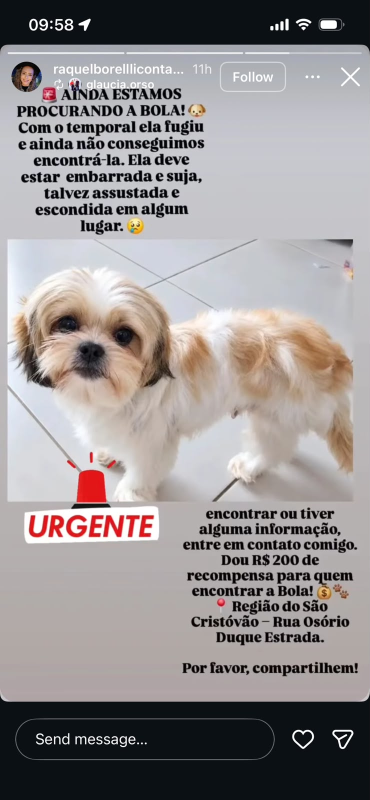
#> input picture perdidos/bola.jpeg, 739 x 1600 px (shown at 1/2 size); its folder holds 5 pictures in this run
$ python foto_bola.py
#> lines starting #> are read from the running program, lines starting #| are printed output that depends on the picture; after the words box and inside, x2 and y2 are one past the last pixel; in counts of white or black regions, pixels touching at a corner belong together
"""Prepara a foto da Bola (perdidos/bola.jpeg) para o template de desaparecidos (bola.html).

A imagem recebida é o print de um Story, com a foto original da Bola no meio (688x521 px). A foto é
mantida como está (sem recorte nem troca de fundo): só a sirene vermelha da arte, colada por cima do
piso ao lado da pata, é apagada (inpaint no piso). Depois ela é ampliada 4x com o EDSR (super-resolução
do OpenCV, fiel à foto: não inventa textura) e reduzida para 1080 px de largura.

Saída: img/bola.jpg (1080 px de largura).

Precisa de opencv-contrib num venv temporário (não está instalado globalmente):
  python -m venv /tmp/venv && /tmp/venv/bin/pip install opencv-contrib-python-headless pillow
  /tmp/venv/bin/python templates/desaparecidos/foto_bola.py
O modelo EDSR_x4.pb (38 MB) é baixado na primeira execução para ~/.cache/edsr/ (fora do projeto).
"""
import urllib.request
from pathlib import Path

import cv2
import numpy as np
from PIL import Image

ROOT = Path(__file__).resolve().parent.parent.parent
SRC = ROOT / "perdidos" / "bola.jpeg"
OUT = Path(__file__).resolve().parent / "img" / "bola.jpg"
MODEL = Path.home() / ".cache" / "edsr" / "EDSR_x4.pb"
MODEL_URL = "https://github.com/Saafke/EDSR_Tensorflow/raw/master/models/EDSR_x4.pb"

FOTO = (16, 480, 704, 1001)       # foto original dentro do print (sem o texto de cima e o "URGENTE")
SIRENE = (118, 880, 262, 1001)    # sirene vermelha colada sobre o piso (com os raios e a base preta)


def main():
    if not MODEL.exists():
        MODEL.parent.mkdir(parents=True, exist_ok=True)
        urllib.request.urlretrieve(MODEL_URL, MODEL)
#> (this line was passed over: the network is not available in this run)
    arte = np.array(Image.open(SRC).convert("RGB"))
#> arte is the input picture: shape (1600, 739, 3); mean R, G, B 149.8, 144.6, 144.9
    # recorta antes do inpaint, para ele não puxar cor do "URGENTE" vermelho logo abaixo da foto
    foto = np.ascontiguousarray(arte[FOTO[1]:FOTO[3], FOTO[0]:FOTO[2]])
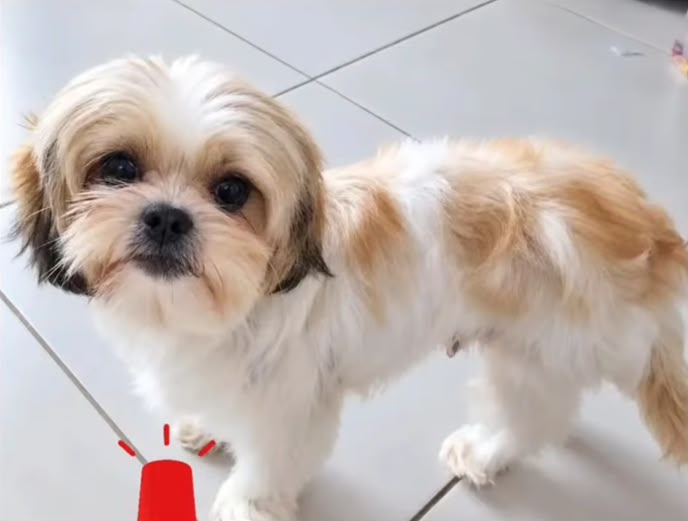
#> foto: shape (521, 688, 3); mean R, G, B 192.9, 181.4, 176.7

    # sirene: vermelho (inclusive o mais escuro da base do giroflex) + a base preta, só dentro da caixa
    x0, y0, x1, y1 = (SIRENE[0] - FOTO[0], SIRENE[1] - FOTO[1], SIRENE[2] - FOTO[0], SIRENE[3] - FOTO[1])
    r, g, b = (foto[y0:y1, x0:x1, i].astype(int) for i in range(3))
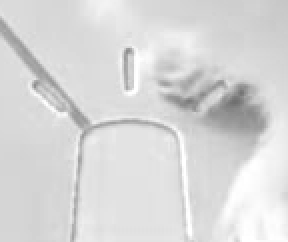
#> r: shape (121, 144) int64 (shown 2 times larger); min 111, max 255, mean 216.3
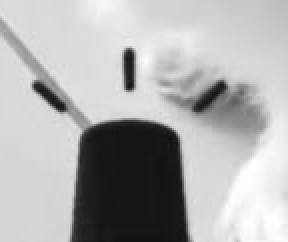
#> g: shape (121, 144) int64 (shown 2 times larger); min 14, max 255, mean 174.7
    vermelho = (r > 90) & (r > 1.6 * g) & (r > 1.6 * b)
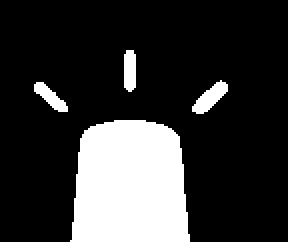
#> vermelho: shape (121, 144) bool (shown 2 times larger); 20.4% white; 4 white regions, box (x1, y1, x2, y2) and area: (35, 60, 95, 121) 3186, (96, 40, 114, 57) 147, (62, 25, 68, 46) 116, (17, 41, 34, 56) 114
    base = (r + g + b < 180) & (np.arange(SIRENE[1], SIRENE[3])[:, None] > 985)
#> base: shape (121, 144) bool; every value is 0
    mask = np.zeros(foto.shape[:2], np.uint8)
    mask[y0:y1, x0:x1] = ((vermelho | base) * 255).astype(np.uint8)
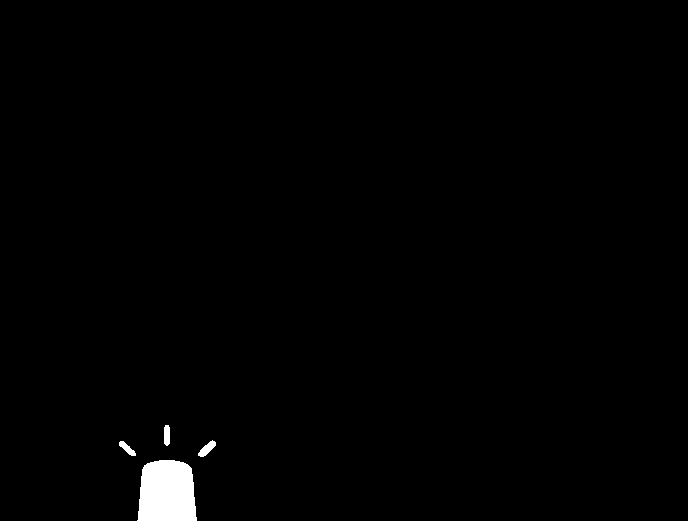
#> mask: shape (521, 688); 0.99% white; 4 white regions, box (x1, y1, x2, y2) and area: (137, 460, 197, 521) 3186, (198, 440, 216, 457) 147, (164, 425, 170, 446) 116, (119, 441, 136, 456) 114
    mask = cv2.dilate(mask, np.ones((5, 5), np.uint8))
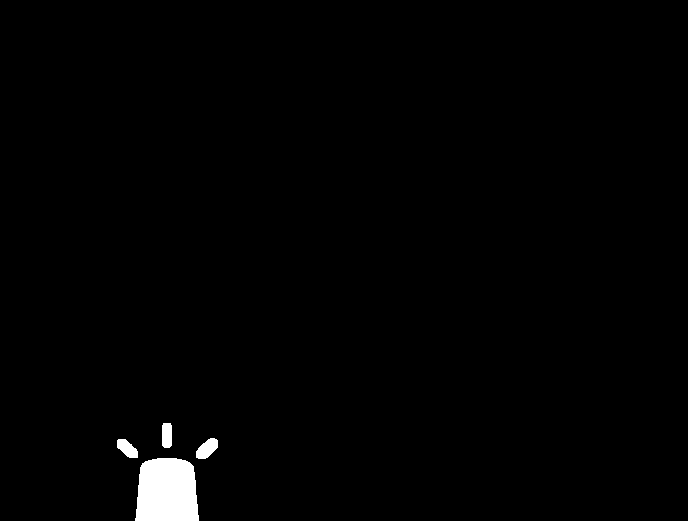
#> mask: shape (521, 688); 1.2% white; 4 white regions, box (x1, y1, x2, y2) and area: (135, 458, 199, 521) 3558, (196, 438, 218, 459) 303, (117, 439, 138, 458) 258, (162, 423, 172, 448) 240
    foto = cv2.inpaint(foto, mask, 7, cv2.INPAINT_TELEA)
    sr = cv2.dnn_superres.DnnSuperResImpl_create()
#> (the run stopped early here; a loop or call above may not have finished)
